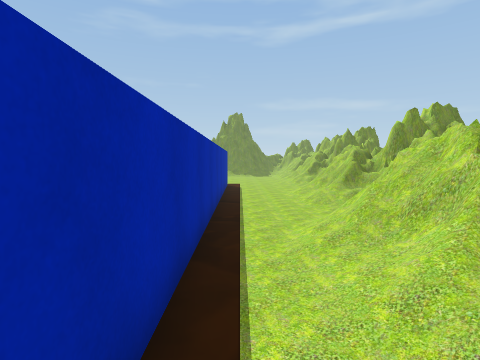
View 1 (above)

24 first-person views from a walk through a scene from a Unity 3-D project. The camera is 1.5 m above the floor, tilts 4° down and sees 80° across. The floor is counted in squares, 1 m on a side. Each view is taken from the middle of a square. On the plan, view 1 faces up. The plan holds only what a view shows up to about 14 squares ahead; the rest is blank. The place goes on beyond the plan.

View 2
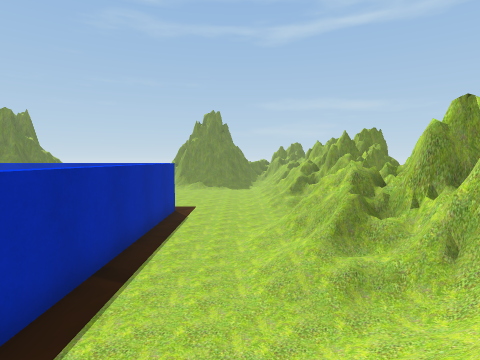

View 3
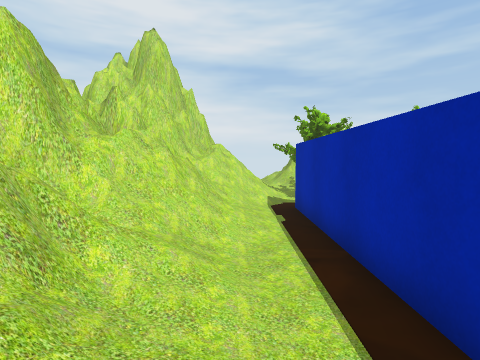

View 4
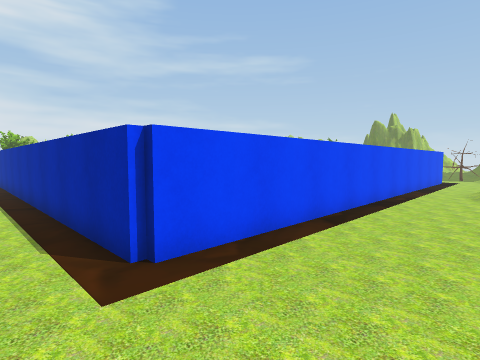

View 5
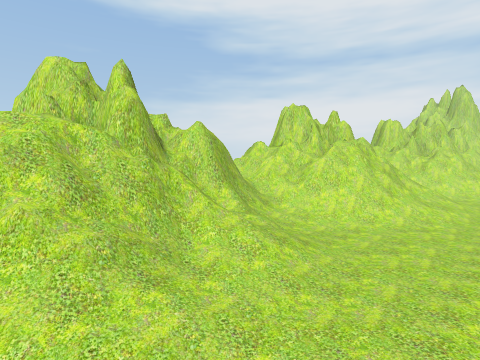

View 6
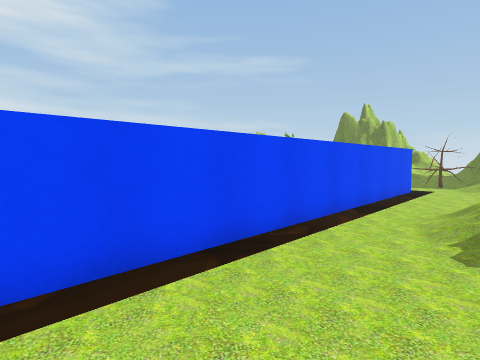

View 7
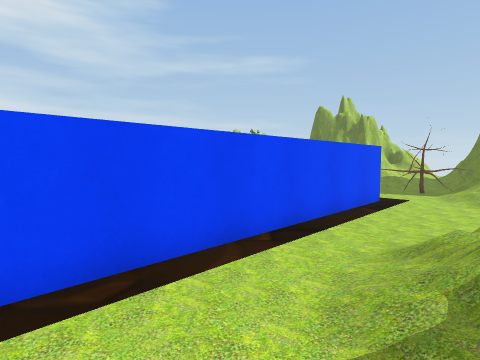

View 8
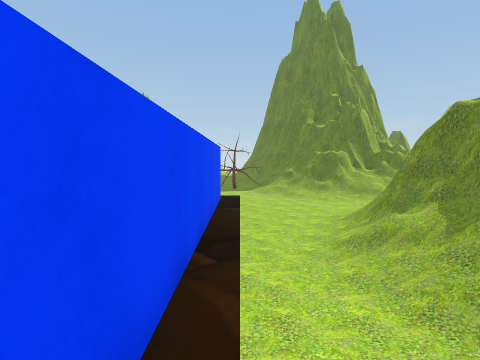

View 9
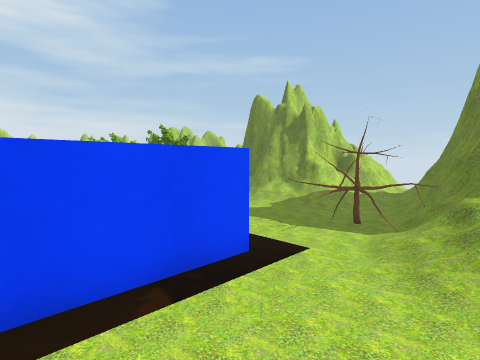

View 10
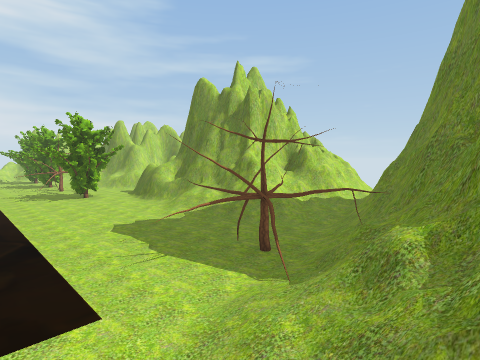

View 11
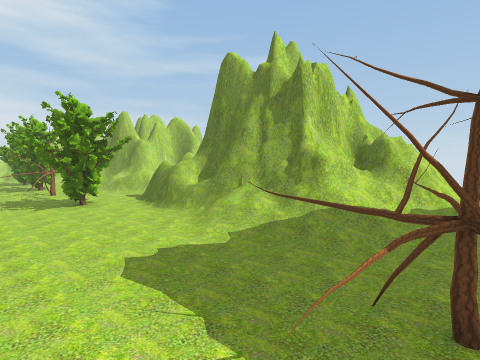

View 12
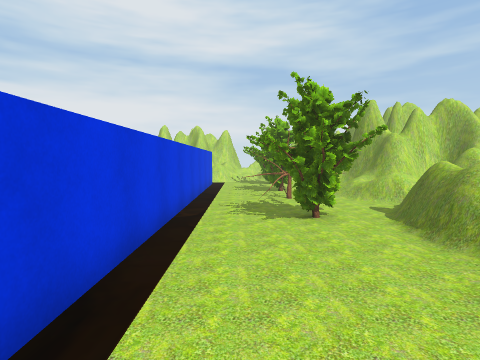

View 13
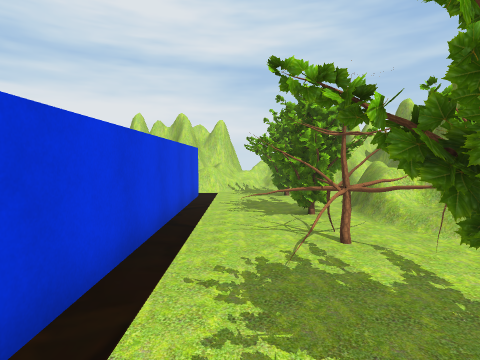

View 14
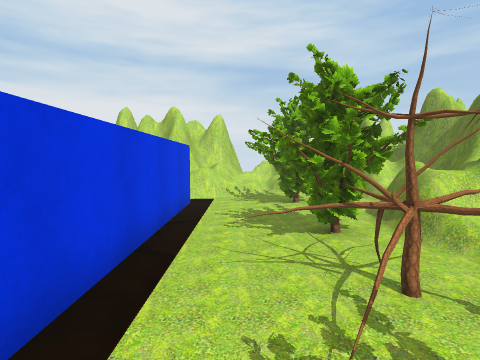

View 15
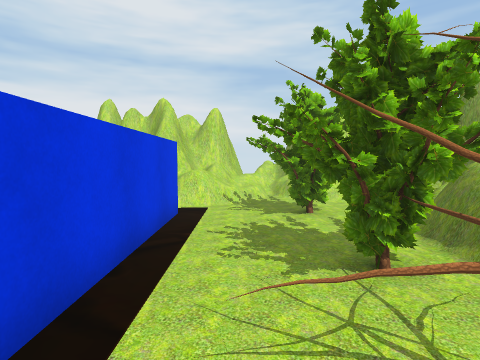

View 16
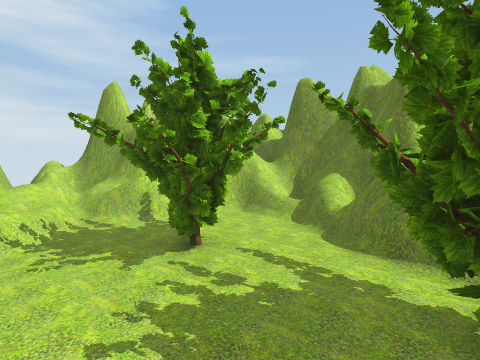

View 17
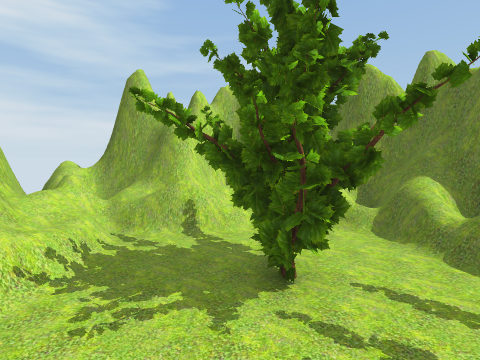

View 18
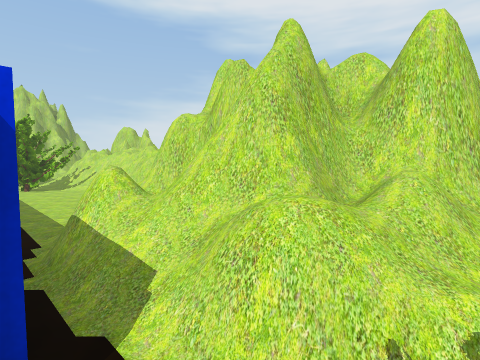

View 19
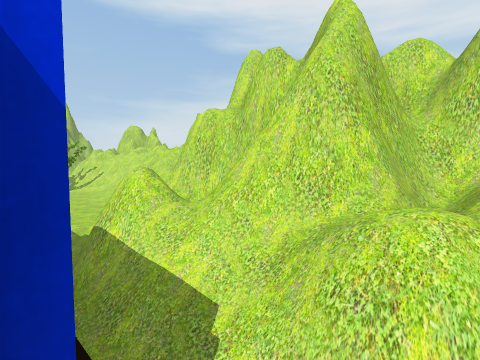

View 20
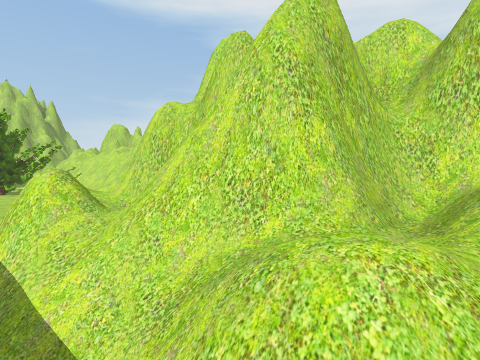

View 21
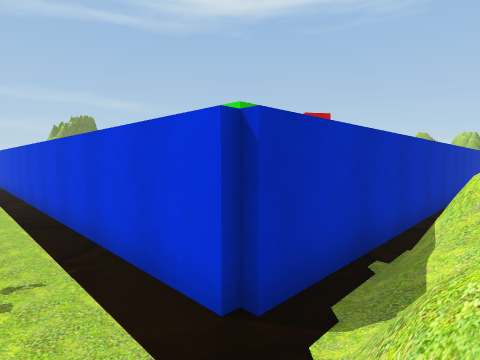

View 22
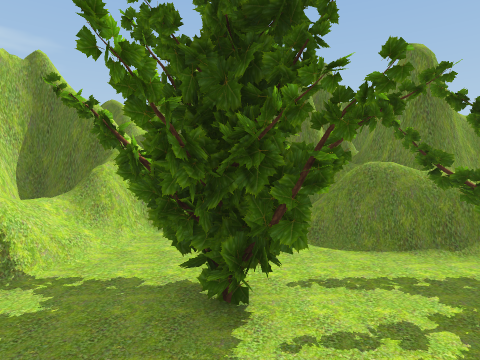

View 23
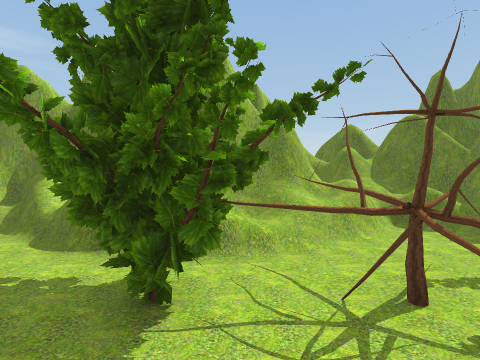

View 24
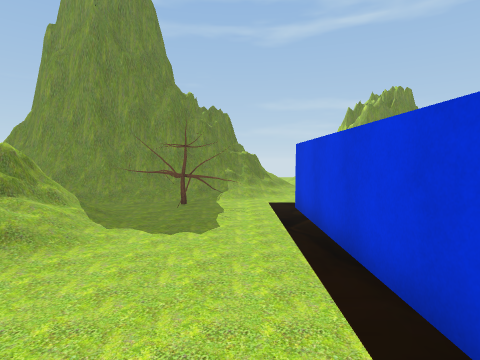

### Floor plan
Key: @ floor where view 1 was taken; # wall or solid block; x gap in a wall; . main floor; : floor 0.25 m higher than the main floor; + floor 0.5 m higher than the main floor; / step, stairs or slope; = window, fence, low wall or low ledge; ^ raised ledge; O other object.
Columns run from 30 left of view 1 to 7 right of it. Each row starts with its distance up from view 1.
 21     ###==/..//==////... ...... . /=^
 20   ####=#/...../////............ ./=###
 19 ####O://.........................//=##
 18 ===//O...........................//=##
 17 #//.OOOO.#####################...// ##
 16 #=//.O...#                   #...../#=
 15 #^=///...#                   #....//x#
 14 ##==/....#                   #.../=^==
 13  ##O/....#                   #.../=##^
 12  ##=/....#                   #..//=###
 11   #=.....#                   #.../=##
 10   #=.....#                   #.../=##
  9   #=. ...#                   #...//##
  8 #### O ..#                   #...//=
  7 #===OO ..#                   #../#===
  6 #==.O ...#                   #../=#=^
  5 #==.O.O..#                   #.//=#
  4 ##=.OOO..#                   #.//##
  3 ##=OOO.O.#                   #.//##
  2  ##OOOO..#                   #.//=#
  1  ###OOO..#                   #./==#
  0 ####OO...#                   #@/=##
 -1 ###=.....#                   #./=##
 -2 ##^..OO..#                   #./=##
 -3 ##=.OOO..#################   #./=##
 -4 #==.OOO..=#== # ...          ./==##
 -5 ###.O...===#=+= .......OOO OOO#==#
 -6 ###=x/.==###=== .......OOO OOO#=##
 -7  #====:=## ###    .....OO       ##
 -8  #########        ===::=
 -9                   ##===#

Where each view was taken, in squares from view 1:
view 1: 0 up, 0 right, facing up
view 2: 5 up, 2 right, facing up
view 3: 6 up, 1 right, facing down
view 4: 21 up, 1 right, facing down-left
view 5: 21 up, 1 right, facing down-right
view 6: 21 up, 6 left, facing down-left
view 7: 21 up, 10 left, facing down-left
view 8: 18 up, 10 left, facing left
view 9: 21 up, 17 left, facing down-left
view 10: 21 up, 21 left, facing down-left
view 11: 18 up, 22 left, facing down-left
view 12: 15 up, 23 left, facing down
view 13: 9 up, 23 left, facing down
view 14: 7 up, 23 left, facing down
view 15: 5 up, 23 left, facing down
view 16: 1 up, 22 left, facing down-left
view 17: 1 down, 22 left, facing down-left
view 18: 3 down, 23 left, facing down-right
view 19: 3 down, 22 left, facing down-right
view 20: 4 down, 22 left, facing down-right
view 21: 5 down, 23 left, facing up-right
view 22: 3 down, 22 left, facing left
view 23: 2 up, 22 left, facing left
view 24: 8 up, 23 left, facing up
